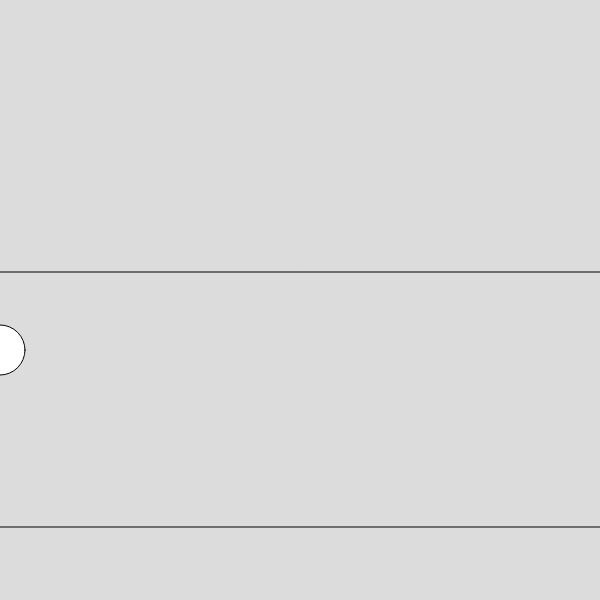
Frame 1 (no input)
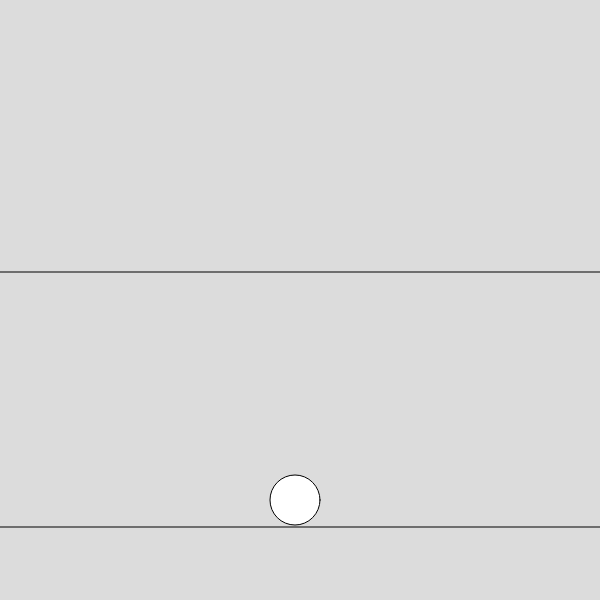
Frame 60 (no input)
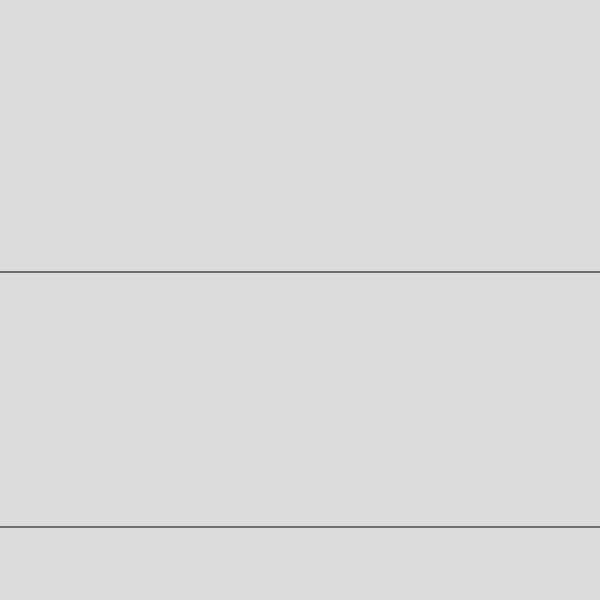
Frame 120 (the mouse pressed at the canvas centre since frame 60)

The p5.js sketch that drew these frames (run headless with seeded random() and noise() and a simulated clock; from frame 60 on, the mouse is pressed at the canvas centre):

// p5.js sketch
// ── sketch.js
var x = 0
var speedx = 50
var speedy = 50
var y = 350



function setup() {
  createCanvas(600, 600);
  frameRate(60)
}

function draw() {
  background(220);
  ellipse(x, y, 50);
  line(0, 527, 600, 527);
  line(0, 272, 600, 272);
  if (y < height - 250 && speedy < 0) {
    speedy = 50
  } else {
    if (y > height - 150 && speedy > 0) {
      speedy = -50
    }
    if (x > width + 5) {
      x = -5
    }
  }
  y = y + speedy
  x = x + speedx
}
// ── style.css
article, aside, footer, header, main, nav, section {
    display: block;
  }

  h1, h2, h3, ul, li, a, p, 
  article, aside, footer, header, main, nav, section {
    padding: 0;
    margin: 0;
  }

  #page-container {
    position: relative;
    min-height: 98vh;
  }

  #content-wrap {
    padding-bottom: 2.5rem;
  }


  .banner {
    background-color: rgb(50, 50, 50);
    color: white;
    padding: 10px 20px;
    text-align: center;
    border: 1px solid black;

  }

  nav {
    background-color: rgb(50, 50, 50);
    padding: 5px;
    margin-top: 4px;
    border: 1px solid black;
    height: auto;
    text-align: center
  }

  li a {
    color: white;
    text-decoration: none;
    padding: 5px;
  }

  li a:hover {
    color: lightgrey;
    text-decoration: underline white;
  }

  #clock { 
    color: white;
    font-size: 175px; 
    width: 1000px; 
    margin: 200px; 
    position: absolute;
    text-align: center;
    left: 13%; 
    border: 4px solid white; 
    border-radius: 20px; 
} 


  #current {
    display: inline block;
    color: white;
    background-color: grey;
    border-radius: 5px;
    text-decoration: none;
  }
  
  li {
    display: inline;
    margin-left: 15px;
    margin-right: 15px;
    font-size: 20px;
    font-variant: small-caps;
    font-weight: bold;
  }

  section {
    background-color: #bbbbbb;
    margin-top: 10px;
    padding: 5px;
  }
  
  article {
    background-color: white;
    margin-top: 5px;
    padding: 10px 15px;
  }
  
  main {
    width: 40%;
    float: left;
    margin-bottom: 10px;
    margin-left: 5%;
  }
  
  aside {
    background-color: #bbbbbb;
    width: 40%;
    float: right;
    padding: 5px;
    margin-top: 10px;
    margin-right: 5%;
  }
  

  #footer {
    position: absolute;
    bottom: 0;
    width: 100%;
    height: 1.2rem;
    background-color: rgb(50, 50, 50);
    border: 1px solid black;
    color: white;
    padding: 5px 0px 5px 0px;
    float: left;
    text-decoration: none;
    }

  footer a {
    color: white;
    text-decoration: none;
    padding-left: 10px;
  }

  footer a:hover {
    color: lightgrey;
    text-decoration: underline white;
  }


  body {
    width: 95%;
    margin-left: auto;
    margin-right: auto;
    background-color: rgb(73, 73, 73);
    font-family: Helvetica, Arial, sans-serif;
    font-size: 15px; 
}

   
#game {
    position: relative;
    display: flex;
    align-items: center; 
    justify-content: center;
    margin-top: 97px;

  }  

#defaultCanvas0 {
    border: 3px solid black;

}
 
